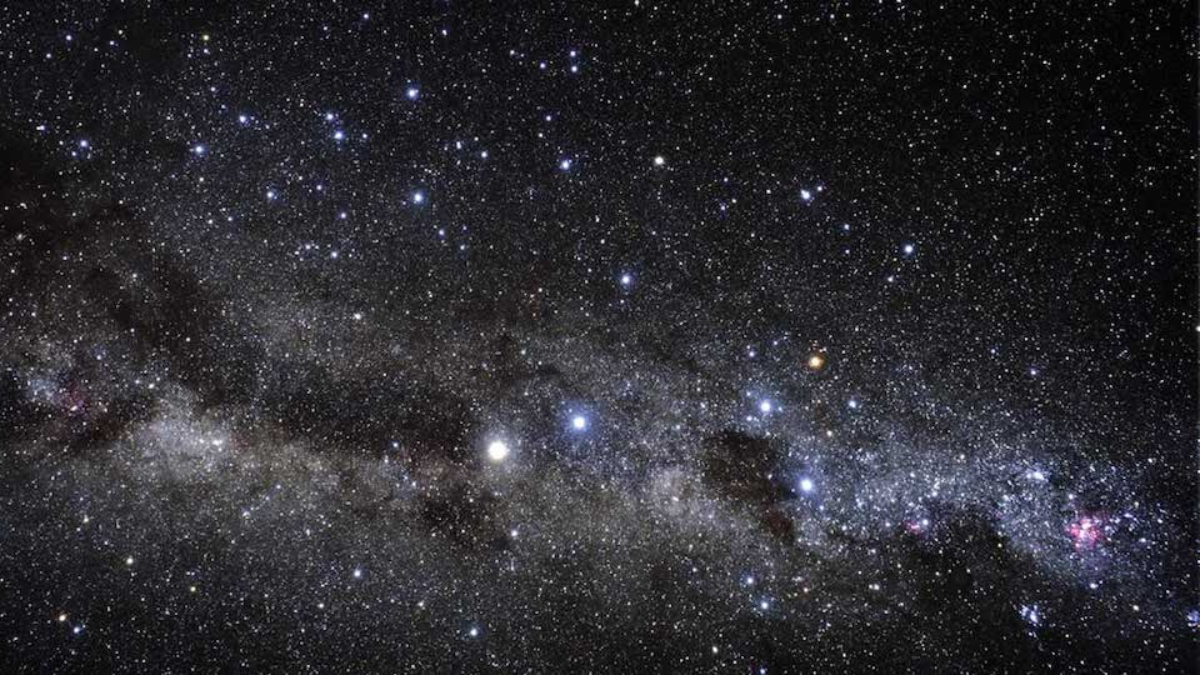
#> input picture Images/2.jpg, 1200 x 675 px
$ python -i earth.py   (imports and definitions only)
#> lines starting #> are read from the running program, lines starting #| are printed output that depends on the picture; after the words box and inside, x2 and y2 are one past the last pixel; in counts of white or black regions, pixels touching at a corner belong together
import cv2
import numpy as np
import os
from cv2 import (
    cvtColor, morphologyEx, GaussianBlur, threshold, adaptiveThreshold,
    bitwise_and, bitwise_not, Sobel, circle, findContours, dilate,
    minEnclosingCircle, THRESH_TOZERO, ADAPTIVE_THRESH_MEAN_C, THRESH_BINARY_INV,
    MORPH_CLOSE, MORPH_OPEN, RETR_EXTERNAL, CHAIN_APPROX_SIMPLE, COLOR_BGR2GRAY
)

# Utility function to load and optionally resize an image.
# Parameters:
# - path_or_image: either a file path (str) or a NumPy image array.
# - x: color flag (e.g., 1 for color, 0 for grayscale, -1 for unchanged).
# - dim: optional resize dimensions (width, height).
# Returns:
# - Loaded and optionally resized image as a NumPy array.
def get_image(path_or_image, x=-1, dim=None):
#> called with path_or_image = 'Images/2.jpg', x = -1
    if isinstance(path_or_image, str) and os.path.exists(path_or_image):
        image = cv2.imread(path_or_image, x)
#> image is the input picture: shape (675, 1200, 3); mean B, G, R 47.6, 42.8, 43.5
        if dim:
            image = cv2.resize(image, dim)
    elif isinstance(path_or_image, np.ndarray):
        image = path_or_image
    else:
        raise TypeError("Input must be a file path or an image array.")
    return image


class earth:
    # The 'earth' class analyzes an image to separate Earth's surface from the sky.
	# It provides masks for isolating the sky and earth regions, and performs classification
	# to determine whether the image shows earth, earth at night, or stars.
	# Parameters:
	# - path_or_image: input image path or array.
	# - dim: optional resize dimensions.
    def __init__(self, path_or_image, dim=None):
        self.image = get_image(path_or_image, dim=dim)
        self.gray_image = cvtColor(self.image, COLOR_BGR2GRAY)
        self.clear_sky, self.clear_earth, self.earth_mask = self.get_mask()
        self.is_earth = self._is_earth()
        self.earth_precent = self._earth_precent()
        self.curve = self.get_curve()
        self.is_dark_earth = False if self.is_earth else self._is_earth_at_night()
        self.is_stars = not self.is_earth and not self.is_dark_earth

    # Detects whether the image contains Earth at night using contour size and thresholding.
    # Returns True if large dark shapes exist (e.g. Earth visible but not lit).
    def _is_earth_at_night(self):
        gray = GaussianBlur(self.gray_image, (3, 3), 0)
        _, gray = threshold(gray, 80, 255, THRESH_TOZERO)
        mask = adaptiveThreshold(gray, 255, ADAPTIVE_THRESH_MEAN_C, THRESH_BINARY_INV, 11, 3)
        mask = morphologyEx(mask, MORPH_CLOSE, np.ones((5, 5), np.uint8))
        contours, _ = findContours(mask, RETR_EXTERNAL, CHAIN_APPROX_SIMPLE)
        self.mask = mask
        for cnt in contours:
            (_, _), r = minEnclosingCircle(cnt)
            if r > 60:
                return True
        return False

    # Generates an initial mask highlighting potential Earth regions based on edge detection and morphology.
    # Uses Sobel gradients and a series of morphological operations to isolate Earth's shape.
    def _get_earth_mask(self):
        gauss = GaussianBlur(self.gray_image, (5, 5), 0)
        _, thresh = threshold(gauss, 30, 255, THRESH_TOZERO)
        thresh = Sobel(thresh, ddepth=-1, dx=1, dy=1, ksize=11)
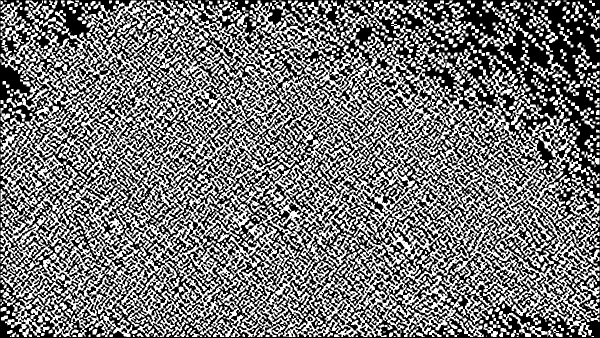
#> thresh: shape (675, 1200) (shown at 1/2 size); min 0, max 255, mean 118.7

        for size in [10, 20, 40, 70]:
            kernel = np.ones((size, size), np.uint8)
            morph_type = MORPH_CLOSE if size % 20 == 0 else MORPH_OPEN
            thresh = morphologyEx(thresh, morph_type, kernel)
#> this loop made 4 passes
#> pass 1, in _get_earth_mask, `thresh = morphologyEx(thresh, morph_type, kernel)`:
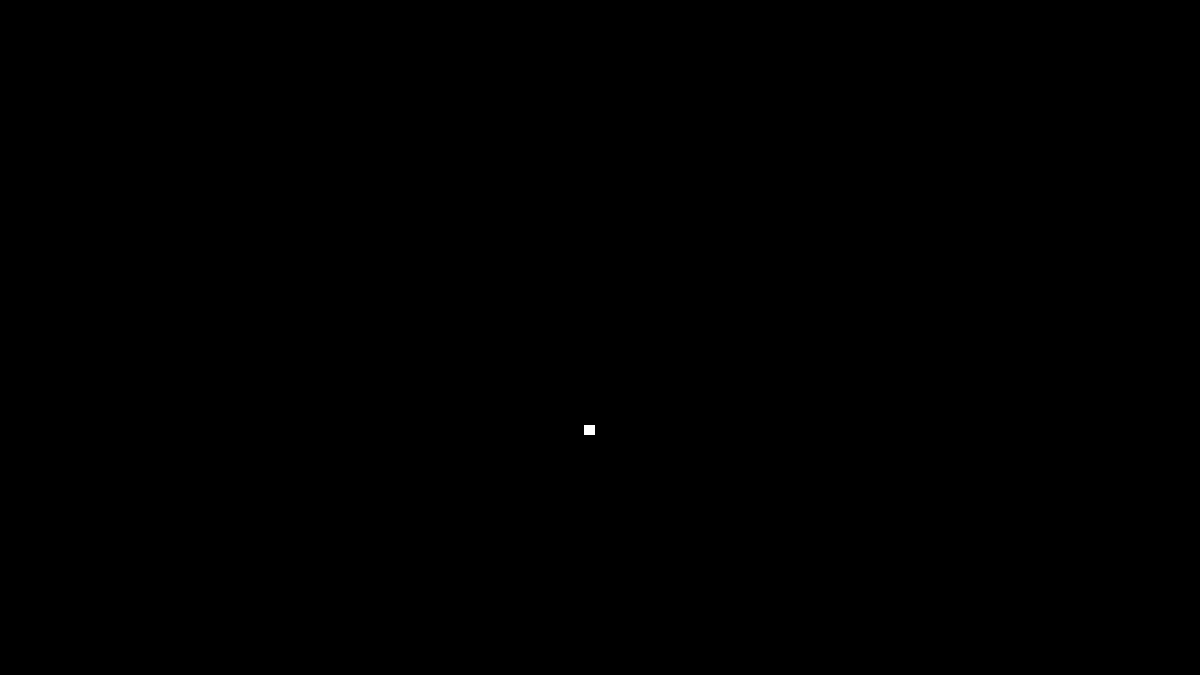
#> thresh: shape (675, 1200); 0.01% white; 1 white region, box (x1, y1, x2, y2) and area: (584, 425, 595, 435) 110

        return thresh

	# Draws filled black circles over the mask to eliminate circular artifacts or unwanted regions.
    # Parameters:
    # - contours: list of (center, radius) tuples for circles to erase.
    def draw_black_cir(self, contours):
        for center, radius in contours:
            circle(self.mask, center, radius, (0, 0, 0), -1)

    # Extracts circular contours from the current binary mask and filters out large objects.
    # Returns:
    # - List of valid (center, radius) tuples.
    def _get_cir_contours(self):
        contours, _ = findContours(self.mask, RETR_EXTERNAL, CHAIN_APPROX_SIMPLE)
#> contours = []
        h, w = self.gray_image.shape
        return [((int(x), int(y)), int(r)) for (x, y), r in
                (minEnclosingCircle(cnt) for cnt in contours)
                if r < max(h, w) * 0.3]

    # Fills detected Earth region by inverting the mask and removing circular structures, then reinverting.
    # Helps clean up the segmentation of the Earth region.
    def fill_earth(self):
        self.mask = bitwise_not(self.mask)
#> self.mask: shape (675, 1200); every value is 255
        self.draw_black_cir(self._get_cir_contours())
        self.mask = bitwise_not(self.mask)

    # Creates a clean sky and earth segmentation mask.
    # Applies dilation and mask refinement to separate clear sky and Earth from the image.
    # Returns:
    # - clear_sky: image with Earth masked out.
    # - clear_earth: image with sky masked out.
    # - earth_mask: binary mask of Earth's region.
    def get_mask(self):
        self.mask = self._get_earth_mask()
        self.draw_black_cir(self._get_cir_contours())
        self.mask = dilate(self.mask, np.ones((5, 5), np.uint8), iterations=3)
        self.fill_earth()
        self.mask = dilate(self.mask, np.ones((10, 10), np.uint8), iterations=1)

        # Erode the sky mask to avoid earth-edge contamination
        sky_mask = bitwise_not(self.mask)
        sky_mask = cv2.erode(sky_mask, np.ones((7, 7), np.uint8), iterations=1)

        clear_earth = bitwise_and(self.image, self.image, mask=self.mask)
#> clear_earth: shape (675, 1200, 3); every value is 0
        clear_sky = bitwise_and(self.image, self.image, mask=sky_mask)

        return clear_sky, clear_earth, self.mask

    # Determines whether the image contains a significant Earth region (by pixel ratio).
    # Returns:
    # - True if Earth occupies more than 10% of the image.
    def _is_earth(self):
        white_pix = np.count_nonzero(self.earth_mask == 255)
#> white_pix = 0
        total = self.gray_image.shape[0] * self.gray_image.shape[1]
#> in __init__, `self.is_earth = self._is_earth()`: self.is_earth = False
        return white_pix / total > 0.1

    # Calculates the percentage of the image area covered by Earth.
    # Returns:
    # - Float in range [0, 1] representing Earth coverage ratio.
    def _earth_precent(self):
        white_pix = np.count_nonzero(self.earth_mask == 255)
#> white_pix = 0
        total = self.gray_image.shape[0] * self.gray_image.shape[1]
        return white_pix / total

    # Extracts a curve mask (e.g., Earth’s curvature or shape) using adaptive thresholding and morphology.
    # Useful for further shape analysis or visualization.
    # Returns:
    # - Binary mask showing curved structures.
    def get_curve(self):
        gauss = GaussianBlur(self.gray_image, (7, 7), 0)
        _, gauss = threshold(gauss, 80, 255, THRESH_TOZERO)
        adaptive = adaptiveThreshold(gauss, 255, ADAPTIVE_THRESH_MEAN_C,
                                     THRESH_BINARY_INV, 201, 3)
#> adaptive: shape (675, 1200); 45.2% white; 139 white regions (100 under 20 px), largest, box (x1, y1, x2, y2) and area: (0, 103, 1200, 675) 361625, (569, 474, 618, 521) 711, (620, 445, 656, 494) 621
        kernel = np.ones((5, 5), np.uint8)
        adaptive = morphologyEx(adaptive, MORPH_CLOSE, kernel)
#> adaptive: shape (675, 1200); 47.2% white; 53 white regions (39 under 20 px), largest, box (x1, y1, x2, y2) and area: (0, 103, 1200, 675) 380472, (972, 468, 1034, 510) 631, (835, 478, 854, 502) 184
        adaptive = morphologyEx(adaptive, MORPH_OPEN, kernel)
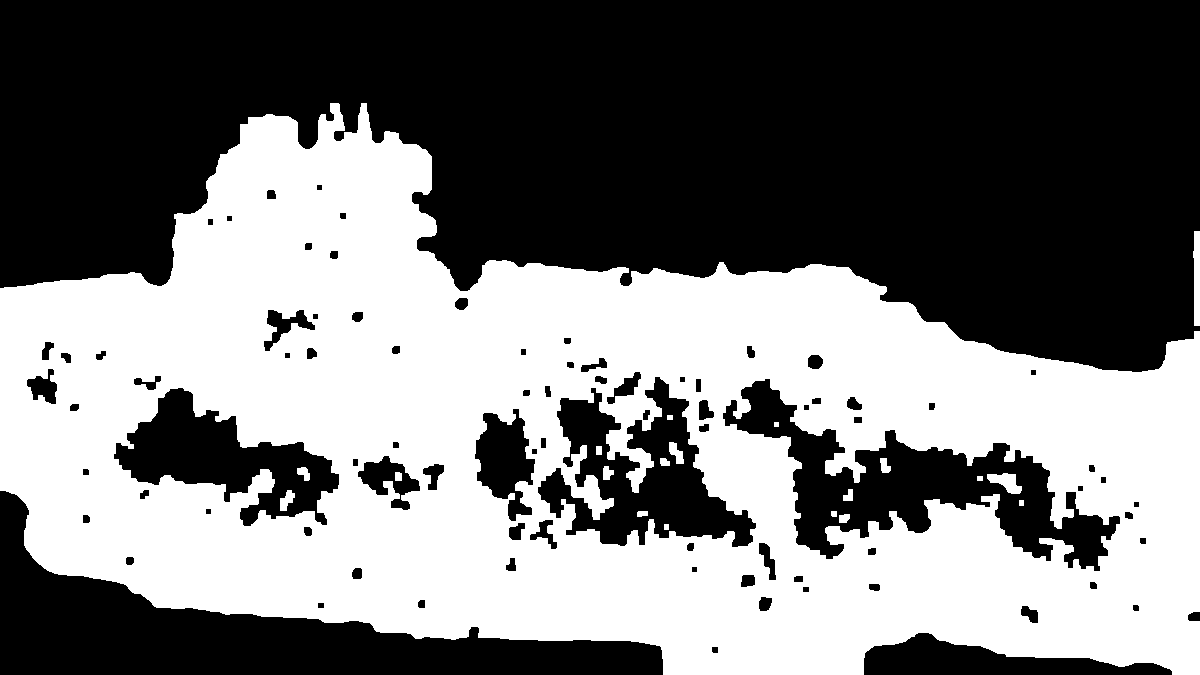
#> adaptive: shape (675, 1200); 46.8% white; 20 white regions, largest, box (x1, y1, x2, y2) and area: (0, 103, 1200, 675) 376649, (1193, 231, 1200, 326) 577, (987, 473, 1022, 494) 416
        return adaptive

>>> result = earth('Images/2.jpg').get_mask()
#> in _is_earth_at_night, `_, gray = threshold(gray, 80, 255, THRESH_TOZERO)`:
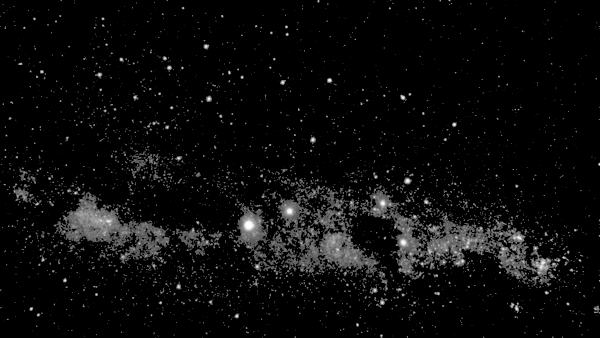
#> gray: shape (675, 1200) (shown at 1/2 size); min 0, max 254, mean 11.7
#> in _is_earth_at_night, `mask = morphologyEx(mask, MORPH_CLOSE, np.ones((5, 5), np.uint8))`:
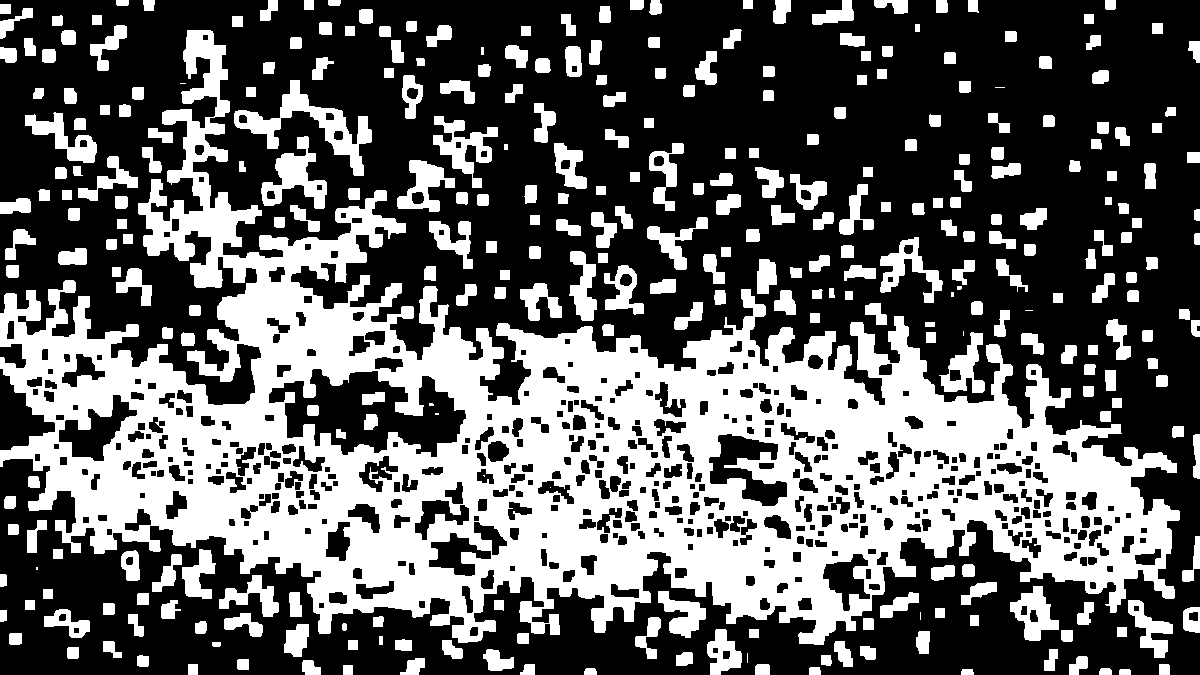
#> mask: shape (675, 1200); 38% white; 324 white regions (13 under 20 px)
#> in _is_earth_at_night, `contours, _ = findContours(mask, RETR_EXTERNAL, CHAIN_APPROX_SIMPLE)`: contours = 316 contours, 11 with area under 20; largest, box (x1, y1, x2, y2) and area: (0, 30, 1180, 645) 274514, (234, 80, 372, 176) 3242, (261, 136, 327, 209) 1918, (433, 116, 498, 188) 1601, (397, 160, 455, 212) 1406
#> the loop in _is_earth_at_night, `for cnt in contours:` made 249 passes
#> r on passes 1 to 3: 5.85, 6.18, 6.32
#> in __init__, `self.is_dark_earth = False if self.is_earth else self._is_earth_at_nig..`: self.is_dark_earth = True
#> in __init__, `self.is_stars = not self.is_earth and not self.is_dark_earth`: self.is_stars = False

$ run again, on Images/4.jpg
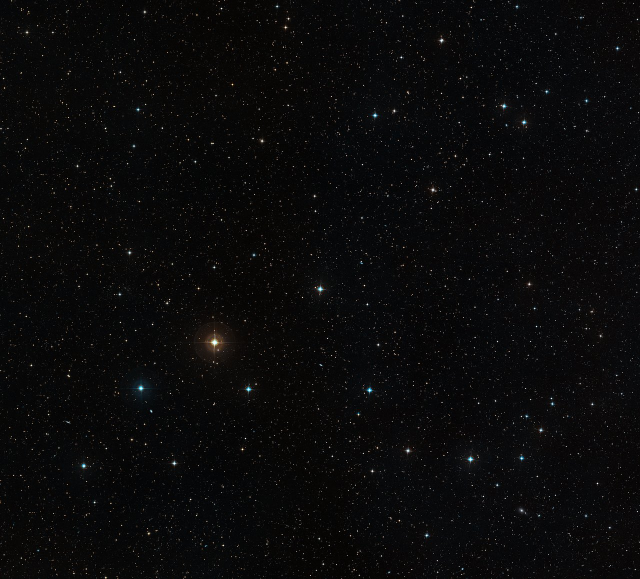
#> input picture Images/4.jpg, 1280 x 1157 px (shown at 1/2 size)
#> in get_image, image is the input picture: shape (1157, 1280, 3); mean B, G, R 10.1, 9.8, 10
#> in _get_earth_mask, `thresh = Sobel(thresh, ddepth=-1, dx=1, dy=1, ksize=11)`:
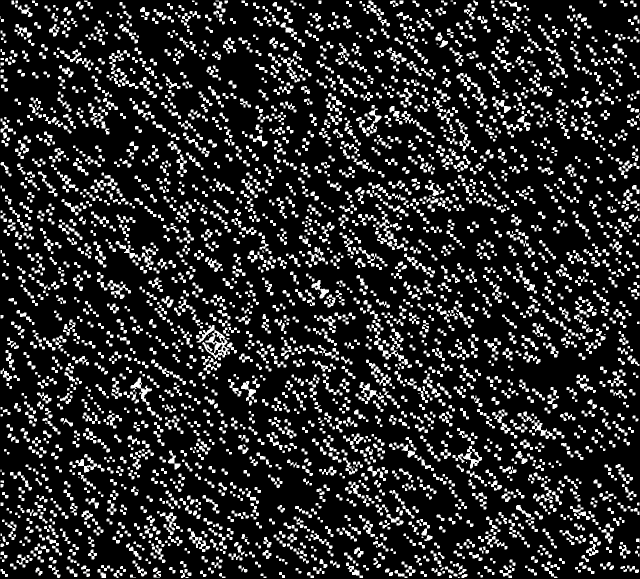
#> thresh: shape (1157, 1280) (shown at 1/2 size); min 0, max 255, mean 41
#> in _get_cir_contours, `contours, _ = findContours(self.mask, RETR_EXTERNAL, CHAIN_APPROX_SIMP..`: contours = []
#> self.mask: shape (1157, 1280); every value is 255
#> clear_earth: shape (1157, 1280, 3); every value is 0
#> in _is_earth, `white_pix = np.count_nonzero(self.earth_mask == 255)`: white_pix = 0
#> self.is_earth = False
#> in _earth_precent, `white_pix = np.count_nonzero(self.earth_mask == 255)`: white_pix = 0
#> in _is_earth_at_night, `mask = morphologyEx(mask, MORPH_CLOSE, np.ones((5, 5), np.uint8))`:
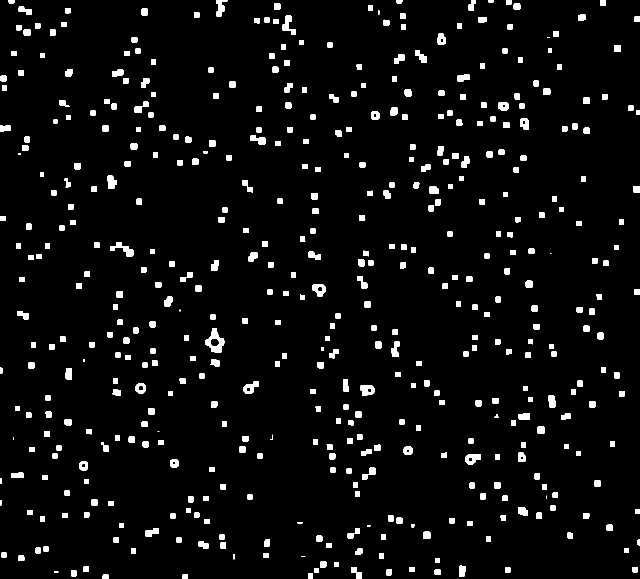
#> mask: shape (1157, 1280) (shown at 1/2 size); 4.5% white; 480 white regions (10 under 20 px)
#> in _is_earth_at_night, `contours, _ = findContours(mask, RETR_EXTERNAL, CHAIN_APPROX_SIMPLE)`: contours = 480 contours, 15 with area under 20; largest, box (x1, y1, x2, y2) and area: (411, 656, 449, 706) 1039, (220, 484, 267, 513) 460, (721, 771, 749, 792) 456, (931, 908, 962, 929) 448, (625, 568, 651, 593) 446
#> the loop in _is_earth_at_night, `for cnt in contours:` made 480 passes
#> r on passes 1, 2, 5: 6.71, 6.1, 7.19
#> self.is_dark_earth = False
#> self.is_stars = True

$ run again, on Images/8.jpg
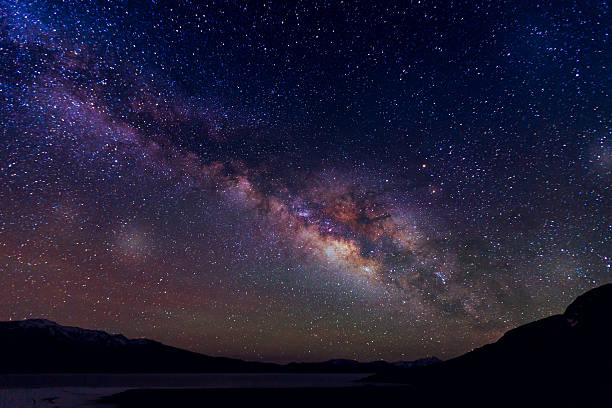
#> input picture Images/8.jpg, 612 x 408 px
#> in get_image, image is the input picture: shape (408, 612, 3); mean B, G, R 55, 31, 34.7
#> in _get_earth_mask, `thresh = Sobel(thresh, ddepth=-1, dx=1, dy=1, ksize=11)`:
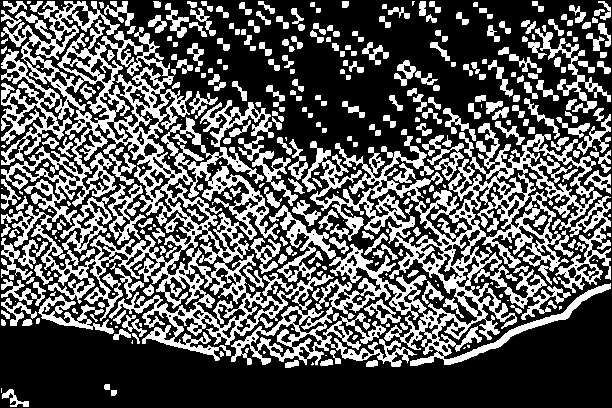
#> thresh: shape (408, 612); min 0, max 255, mean 90.1
#> in _get_cir_contours, `contours, _ = findContours(self.mask, RETR_EXTERNAL, CHAIN_APPROX_SIMP..`: contours = []
#> self.mask: shape (408, 612); every value is 255
#> clear_earth: shape (408, 612, 3); every value is 0
#> in _is_earth, `white_pix = np.count_nonzero(self.earth_mask == 255)`: white_pix = 0
#> self.is_earth = False
#> in _earth_precent, `white_pix = np.count_nonzero(self.earth_mask == 255)`: white_pix = 0
#> in _is_earth_at_night, `mask = morphologyEx(mask, MORPH_CLOSE, np.ones((5, 5), np.uint8))`:
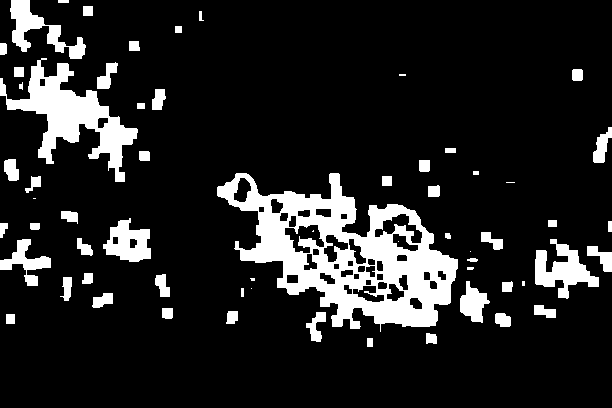
#> mask: shape (408, 612); 13.6% white; 62 white regions (9 under 20 px)
#> in _is_earth_at_night, `contours, _ = findContours(mask, RETR_EXTERNAL, CHAIN_APPROX_SIMPLE)`: contours = 60 contours, 12 with area under 20; largest, box (x1, y1, x2, y2) and area: (217, 173, 458, 332) 19931, (0, 58, 138, 182) 5332, (535, 239, 599, 299) 1588, (10, 0, 86, 59) 1384, (103, 218, 151, 262) 1288
#> the loop in _is_earth_at_night, `for cnt in contours:` made 39 passes
#> r on passes 2, 4, 5, 6, 7, 8, 9, 13: 7.07, 9.3, 15.65, 8.14, 6.76, 12.09, 11.93, 6.74
#> self.is_dark_earth = True
#> self.is_stars = False
